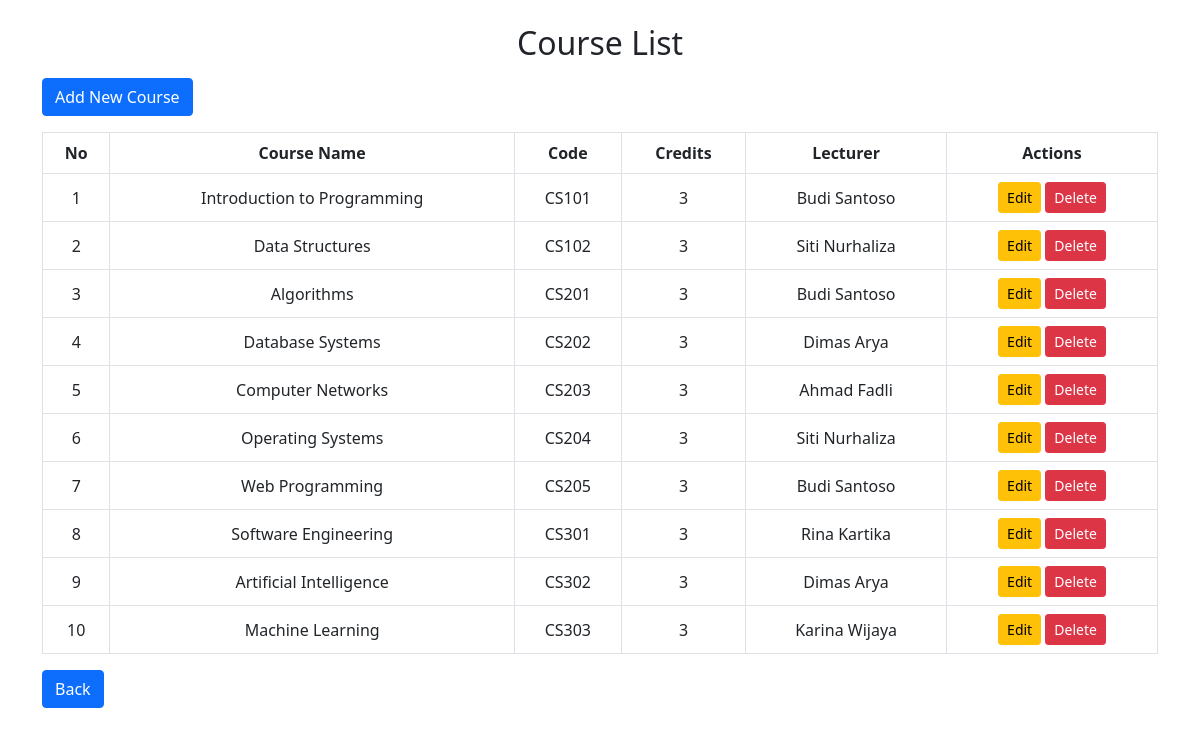
The app's page /tp_mvc25/course.php with its own data.
### tables this page shows
CREATE TABLE `courses` (
  `id` int(11) NOT NULL,
  `course_name` varchar(100) DEFAULT NULL,
  `course_code` varchar(20) DEFAULT NULL,
  `credits` int(11) DEFAULT NULL,
  `lecturer_id` int(11) DEFAULT NULL
);

CREATE TABLE `lecturers` (
  `id` int(11) NOT NULL,
  `name` varchar(255) NOT NULL,
  `nidn` varchar(20) NOT NULL,
  `phone` varchar(15) NOT NULL,
  `join_date` date NOT NULL
);

### tp_mvc25/controllers/CourseController.php (called while the page is built, shortened)
<?php
include_once("models/Course.php");
include_once("views/CourseView.php");
class CourseController
{
    private $course;
    function __construct()
    {
        $this->course = new Course(
            Connection::$db_host,
            Connection::$db_user,
            Connection::$db_pass,
            Connection::$db_name
        );
    }
    public function index()
    {
        $this->course->open();
        $this->course->getCourses();
        $data = [];
        while ($row = $this->course->getResult()) {
            $data[] = $row;
        }
        $view = new CourseView();
        $view->render($data);
    }
}

### tp_mvc25/views/CourseView.php (the view, shortened to what this page needs)
<?php
include_once(__DIR__ . "/Template.php");
class CourseView
{
    public function render($data)
    {
        $rows = "";
        $no = 1;
        foreach ($data as $d) {
            list($id, $course_name, $course_code, $credits, $lecturer_id, $lecturer_name) = $d;
            $rows .= "
            <tr class='text-center align-middle'>
                <td>$no</td>
                <td>$course_name</td>
                <td>$course_code</td>
                <td>$credits</td>
                <td>$lecturer_name</td>
                <td>
                    <a href='course.php?edit=$id' class='btn btn-warning btn-sm'>Edit</a>
                    <a href='course.php?delete=$id' class='btn btn-danger btn-sm'
                        onclick='return confirm(\"Delete this course?\")'>Delete</a>
                </td>
            </tr>";
            $no++;
        }
    }
}

### tp_mvc25/course.php
<?php
include_once("controllers/CourseController.php");
$course = new CourseController();
if (isset($_GET['add'])) {
    $course->addForm();
}
else if (isset($_POST['add'])) {
    $course->add($_POST);
}
else if (isset($_GET['edit'])) {
    $course->editForm();
}
else if (isset($_POST['edit'])) {
    $course->edit($_POST);
}
else if (isset($_GET['delete'])) {
    $course->delete($_GET['delete']);
}
else {
    $course->index();
}

### tp_mvc25/views/Template.php (shortened to what this page needs)
<?php
class Template
{
    var $content = '';
    function __construct($filename = '')
    {
        $this->content = implode('', @file($filename));
    }
    function clear()
    {
        $this->content = preg_replace("/DATA_[A-Z|_|0-9]+/", "", $this->content);
    }
    function write()
    {
        print $this->content;
    }
    function replace($old = '', $new = '')
    {
        if (is_int($new)) {
            $value = sprintf("%d", $new);
        } elseif (is_float($new)) {
            $value = sprintf("%f", $new);
        } elseif (is_array($new)) {
            $value = '';
            foreach ($new as $item) {
                $value .= $item . ' ';
            }
        } else {
            $value = $new;
        }
        $this->content = preg_replace("/$old/", $value, $this->content);
    }
}

### records on screen
courses: course_name "Introduction to Programming", course_code "CS101", credits "3", lecturer.name "Budi Santoso"
courses: course_name "Data Structures", course_code "CS102", credits "3", lecturer.name "Siti Nurhaliza"
courses: course_name "Algorithms", course_code "CS201", credits "3", lecturer.name "Budi Santoso"
courses: course_name "Database Systems", course_code "CS202", credits "3", lecturer.name "Dimas Arya"
courses: course_name "Computer Networks", course_code "CS203", credits "3", lecturer.name "Ahmad Fadli"
courses: course_name "Operating Systems", course_code "CS204", credits "3", lecturer.name "Siti Nurhaliza"
courses: course_name "Web Programming", course_code "CS205", credits "3", lecturer.name "Budi Santoso"
courses: course_name "Software Engineering", course_code "CS301", credits "3", lecturer.name "Rina Kartika"
courses: course_name "Artificial Intelligence", course_code "CS302", credits "3", lecturer.name "Dimas Arya"
courses: course_name "Machine Learning", course_code "CS303", credits "3", lecturer.name "Karina Wijaya"

### other values on screen
$this->content "Course List Add New Course No Course Name Code Credits Lecturer Actions Back"
